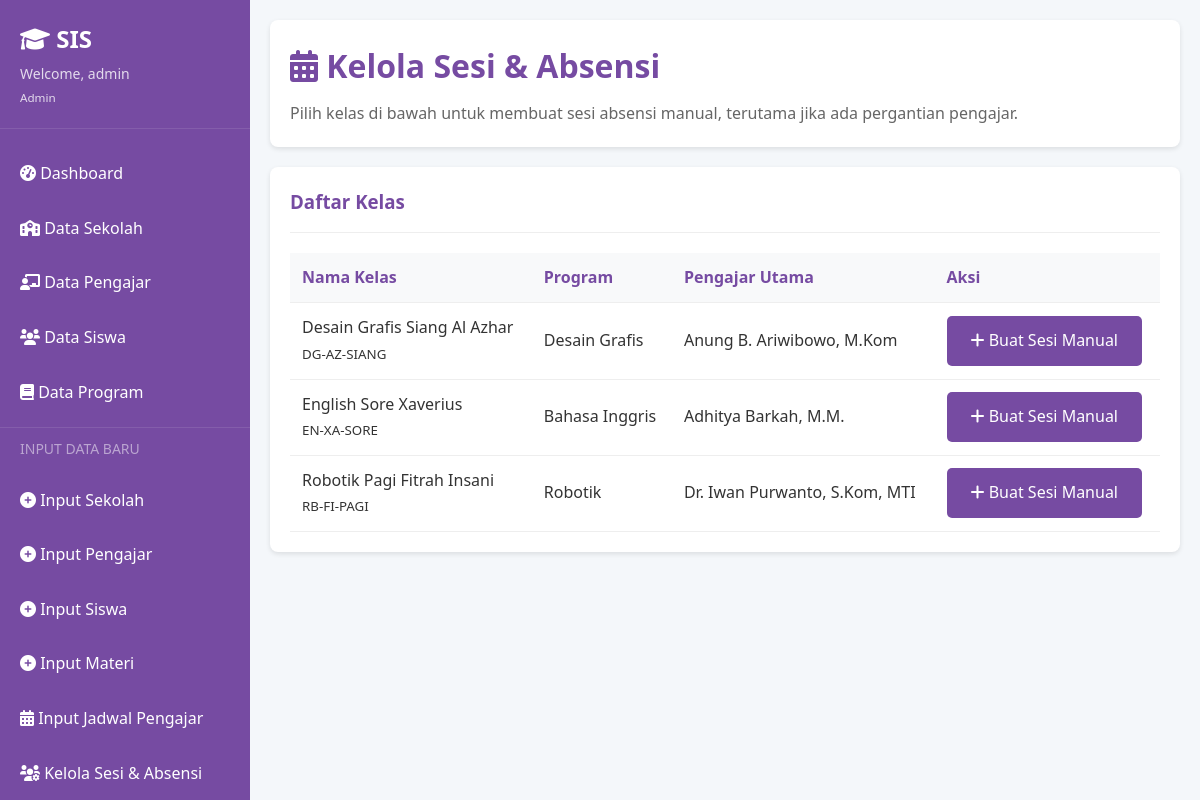
The page /admin/kelola-sesi (signed in) on the database its author committed.
### tables this page shows
CREATE TABLE Kelas (
            id INTEGER PRIMARY KEY AUTOINCREMENT,
            kode_kelas TEXT NOT NULL UNIQUE,
            nama_kelas TEXT NOT NULL,
            program_id INTEGER,
            sekolah_id INTEGER,
            pengajar_id INTEGER,
            waktu_mulai TEXT NOT NULL,
            waktu_akhir TEXT NOT NULL,
            hari TEXT NOT NULL,
            tanggal_mulai TEXT NOT NULL,
            FOREIGN KEY (program_id) REFERENCES Program(id),
            FOREIGN KEY (sekolah_id) REFERENCES Sekolah(id),
            FOREIGN KEY (pengajar_id) REFERENCES Pengajar(id)
        );

CREATE TABLE Program (
            id INTEGER PRIMARY KEY AUTOINCREMENT,
            nama_program TEXT NOT NULL
        );

CREATE TABLE Pengajar (
            id INTEGER PRIMARY KEY AUTOINCREMENT,
            kode_pengajar TEXT UNIQUE NOT NULL,
            nama_pengajar TEXT NOT NULL,
            program TEXT NOT NULL,
            user_id INTEGER,
            FOREIGN KEY (user_id) REFERENCES User(id)
        );

### app.py (the view)
@app.route('/admin/kelola-sesi')
@role_required('admin')
def admin_kelola_sesi():
    db = get_db()
    classes = db.execute('''
        SELECT
            k.id, k.nama_kelas, k.kode_kelas,
            p.nama_program,
            pg.nama_pengajar
        FROM Kelas k
        LEFT JOIN Program p ON k.program_id = p.id
        LEFT JOIN Pengajar pg ON k.pengajar_id = pg.id
        ORDER BY k.nama_kelas
    ''').fetchall()
    return render_template('admin_kelola_sesi.html', classes=classes)

### app.py (called while the page is built)
def get_db():
    if 'db' not in g:
        g.db = sqlite3.connect(DATABASE, detect_types=sqlite3.PARSE_DECLTYPES)
        g.db.row_factory = sqlite3.Row
    return g.db

def role_required(role):
    def decorator(f):
        @wraps(f)
        def decorated_function(*args, **kwargs):
            if 'user_id' not in session:
                return redirect(url_for('login'))
            db = get_db()
            user = db.execute('SELECT role FROM User WHERE id = ?', (session['user_id'],)).fetchone()
            if not user or user['role'] != role:
                flash('Akses ditolak. Anda tidak memiliki izin.', 'error')
                return redirect(url_for('login'))
            return f(*args, **kwargs)
        return decorated_function
    return decorator

### templates/admin_kelola_sesi.html (shortened to what this page needs)
{% extends "layout.html" %}
{% block content %}
<div class="content-header">
    <h1><i class="fas fa-calendar-alt"></i> Kelola Sesi & Absensi</h1>
    <p>Pilih kelas di bawah untuk membuat sesi absensi manual, terutama jika ada pergantian pengajar.</p>
</div>
<div class="card">
    <div class="card-header">
        <h3>Daftar Kelas</h3>
    </div>
    <table class="table">
        <thead>
            <tr>
                <th>Nama Kelas</th>
                <th>Program</th>
                <th>Pengajar Utama</th>
                <th>Aksi</th>
            </tr>
        </thead>
        <tbody>
            {% for class in classes %}
            <tr>
                <td>{{ class.nama_kelas }}<br><small class="text-muted">{{ class.kode_kelas }}</small></td>
                <td>{{ class.nama_program }}</td>
                <td>{{ class.nama_pengajar }}</td>
                <td>
                    <a href="{{ url_for('admin_form_sesi_manual', kelas_id=class.id) }}" class="btn btn-primary">
                        <i class="fas fa-plus"></i> Buat Sesi Manual
                    </a>
                </td>
            </tr>
            {% else %}
            <tr>
                <td colspan="4" class="text-center">Belum ada kelas yang dibuat.</td>
            </tr>
            {% endfor %}
        </tbody>
    </table>
</div>
{% endblock %}

### static/style.css (style rules this page uses)
* { margin: 0; padding: 0; box-sizing: border-box; }
body { font-family: 'Segoe UI', Tahoma, Geneva, Verdana, sans-serif; background-color: #f4f7fa; color: #333; line-height: 1.6; }
.btn { display: inline-block; padding: 12px 24px; border: none; border-radius: 5px; cursor: pointer; text-decoration: none; text-align: center; font-size: 16px; font-weight: 500; transition: all 0.3s ease; }
.btn-primary { background-color: #764ba2; color: white; }
.content-header { background: white; padding: 20px; border-radius: 8px; margin-bottom: 20px; box-shadow: 0 2px 5px rgba(0, 0, 0, 0.1); }
.content-header h1 { color: #764ba2; margin-bottom: 10px; }
.content-header p { color: #666; margin: 0; }
.card { background: white; border-radius: 8px; padding: 20px; margin-bottom: 20px; box-shadow: 0 2px 5px rgba(0, 0, 0, 0.1); }
.card-header { border-bottom: 1px solid #eee; padding-bottom: 15px; margin-bottom: 20px; }
.card-header h3 { color: #764ba2; margin: 0; }
.table { width: 100%; border-collapse: collapse; margin-top: 20px; }
.table th, .table td { padding: 12px; text-align: left; border-bottom: 1px solid #eee; }
.table th { background-color: #f8f9fa; font-weight: 600; color: #764ba2; }

### rows shown on the page
Kelas: nama_kelas "Desain Grafis Siang Al Azhar", kode_kelas "DG-AZ-SIANG", nama_program "Desain Grafis", nama_pengajar "Anung B. Ariwibowo, M.Kom"
Kelas: nama_kelas "English Sore Xaverius", kode_kelas "EN-XA-SORE", nama_program "Bahasa Inggris", nama_pengajar "Adhitya Barkah, M.M."
Kelas: nama_kelas "Robotik Pagi Fitrah Insani", kode_kelas "RB-FI-PAGI", nama_program "Robotik", nama_pengajar "Dr. Iwan Purwanto, S.Kom, MTI"

### other values the page prints
{{ session.username }} "admin"
{{ session.role.title() }} "Admin"
